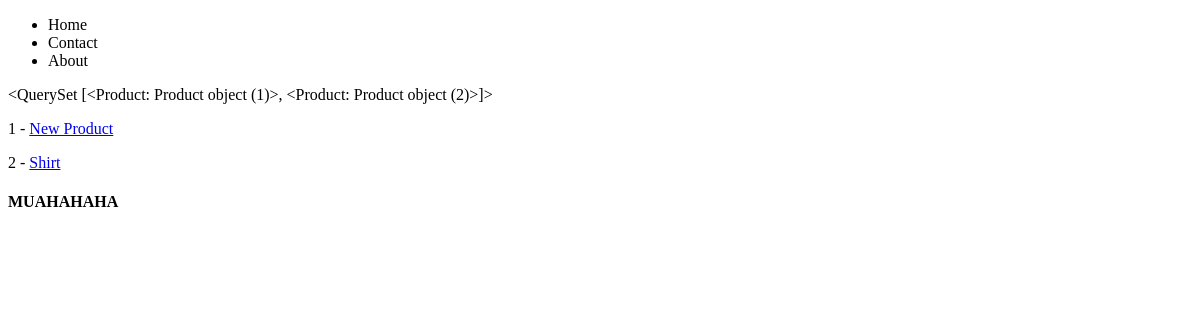
The app's page /products/, older data.
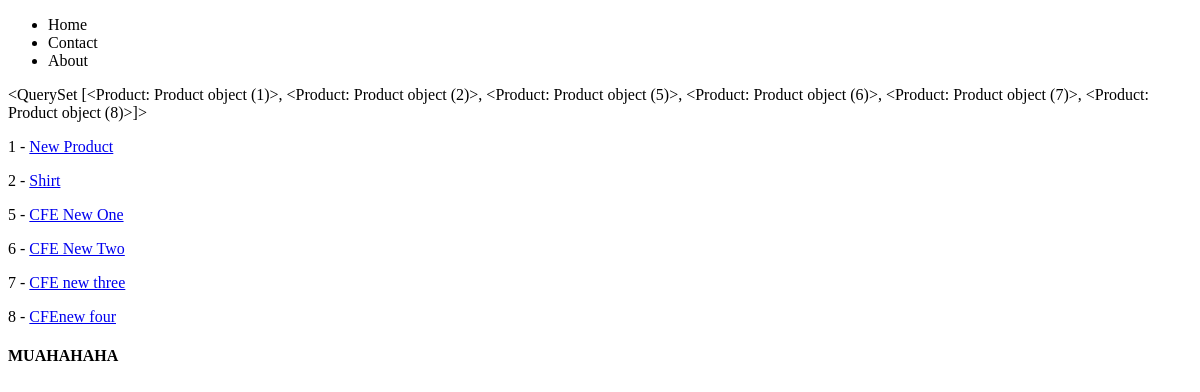
The same page, newer data.
### products/models.py (models this page shows)
class Product(models.Model):
    title = models.CharField(max_length=120)
    description = models.TextField(blank=True, null=True)
    price = models.DecimalField(decimal_places=2, max_digits=10)
    summary = models.TextField(default='This is cool!')
    featured = models.BooleanField(default=True)
    def get_absolute_url(self):
        return reverse("products:product-detail", kwargs={"id": self.id})  # f"/product/{self.id}"

### products/views.py (the view)
# urls.py: path('', product_list_view, name='products-list'),
def product_list_view(request):
    queryset = Product.objects.all() # list of objects
    context = {
        'object_list': queryset
    }
    return render(request, 'products/product_list.html', context)

### products/templates/products/product_list.html
{% extends 'base.html' %}
{% block content_main %}
{{ object_list }}
{% for instance in object_list %}
<p>{{ instance.id }} - <a href="{{ instance.get_absolute_url }}">{{ instance.title }}</a></p>
{% endfor %}
{% endblock content_main %}

### templates/base.html (shortened to what this page needs)
<!doctype html>
    <head>
    </head>
    <body>
        {% include 'navbar.html' %}
        {% block content_main %}{% endblock content_main %}
        {% block content_laugh %}
            <h4>MUAHAHAHA</h4>
        {% endblock content_laugh %}
    </body>
</html>

### templates/navbar.html
<nav>
    <ul>
        <li>
            Home
        </li>
        <li>
            Contact
        </li>
        <li>
            About
        </li>
    </ul>
</nav>

Row changes from the older to the newer data that the page shows:
computed for Product "New Product": id "<QuerySet [<Product: Product object (1)>, <Product: Product object (2)>]>" → "…(1)>, <Product: Product object (2)>, <Product: Product object (5)>, <Product: Product object (6)>, <Product: Product object (7)>, <Product: Product object (8)>]>"
added Product: id "5", title "CFE New One"
added Product: id "6", title "CFE New Two"
added Product: id "7", title "CFE new three"
added Product: id "8", title "CFEnew four"
